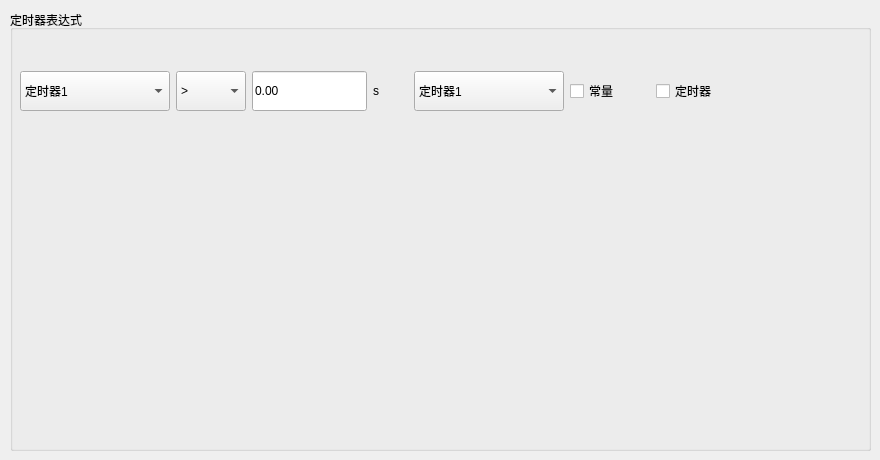
   <widget class="QWidget" name="tabTimer">
    <attribute name="title">
     <string>定时器</string>
    </attribute>
    <widget class="QGroupBox" name="groupBox_2">
     <property name="geometry">
      <rect>
       <x>10</x>
       <y>10</y>
       <width>861</width>
       <height>441</height>
      </rect>
     </property>
     <property name="title">
      <string>定时器表达式</string>
     </property>
     <widget class="QWidget" name="layoutWidget">
      <property name="geometry">
       <rect>
        <x>10</x>
        <y>60</y>
        <width>791</width>
        <height>42</height>
       </rect>
      </property>
      <layout class="QHBoxLayout" name="horizontalLayout_2">
       <item>
        <widget class="QComboBox" name="coboxTimerPreOp">
         <property name="minimumSize">
          <size>
           <width>150</width>
           <height>40</height>
          </size>
         </property>
         <property name="maximumSize">
          <size>
           <width>16777215</width>
           <height>40</height>
          </size>
         </property>
         <item>
          <property name="text">
           <string>定时器1</string>
          </property>
         </item>
         <item>
          <property name="text">
           <string>定时器2</string>
          </property>
         </item>
         <item>
          <property name="text">
           <string>定时器3</string>
          </property>
         </item>
         <item>
          <property name="text">
           <string>定时器4</string>
          </property>
         </item>
         <item>
          <property name="text">
           <string>定时器5</string>
          </property>
         </item>
         <item>
          <property name="text">
           <string>定时器6</string>
          </property>
         </item>
         <item>
          <property name="text">
           <string>定时器7</string>
          </property>
         </item>
         <item>
          <property name="text">
           <string>定时器8</string>
          </property>
         </item>
        </widget>
       </item>
       <item>
        <widget class="QComboBox" name="coboxTimerOperand">
         <property name="minimumSize">
          <size>
           <width>70</width>
           <height>40</height>
          </size>
         </property>
         <property name="maximumSize">
          <size>
           <width>16777215</width>
           <height>40</height>
          </size>
         </property>
         <item>
          <property name="text">
           <string>&gt;</string>
          </property>
         </item>
         <item>
          <property name="text">
           <string>&lt;</string>
          </property>
         </item>
         <item>
          <property name="text">
           <string>≥</string>
          </property>
         </item>
         <item>
          <property name="text">
           <string>≤</string>
          </property>
         </item>
         <item>
          <property name="text">
           <string>≠</string>
          </property>
         </item>
         <item>
          <property name="text">
           <string>==</string>
          </property>
         </item>
        </widget>
       </item>
       <item>
        <widget class="NumberEdit" name="editTimerPostOp">
         <property name="minimumSize">
          <size>
           <width>115</width>
           <height>40</height>
          </size>
         </property>
         <property name="maximumSize">
          <size>
           <width>115</width>
           <height>40</height>
          </size>
         </property>
         <property name="text">
          <string>0.00</string>
         </property>
        </widget>
       </item>
       <item>
        <widget class="QLabel" name="labTimerUnit">
         <property name="minimumSize">
          <size>
           <width>35</width>
           <height>40</height>
          </size>
         </property>
         <property name="text">
          <string>s</string>
         </property>
        </widget>
       </item>
       <item>
        <widget class="QComboBox" name="coboxTimerPostOp">
         <property name="minimumSize">
          <size>
           <width>150</width>
           <height>40</height>
          </size>
         </property>
         <property name="maximumSize">
          <size>
           <width>16777215</width>
           <height>40</height>
          </size>
         </property>
         <item>
          <property name="text">
           <string>定时器1</string>
          </property>
         </item>
         <item>
          <property name="text">
           <string>定时器2</string>
          </property>
         </item>
         <item>
          <property name="text">
           <string>定时器3</string>
          </property>
         </item>
         <item>
          <property name="text">
           <string>定时器4</string>
          </property>
         </item>
         <item>
          <property name="text">
           <string>定时器5</string>
          </property>
         </item>
         <item>
          <property name="text">
           <string>定时器6</string>
          </property>
         </item>
         <item>
          <property name="text">
           <string>定时器7</string>
          </property>
         </item>
         <item>
          <property name="text">
           <string>定时器8</string>
          </property>
         </item>
        </widget>
       </item>
       <item>
        <widget class="QCheckBox" name="chboxConstantTimer">
         <property name="minimumSize">
          <size>
           <width>80</width>
           <height>40</height>
          </size>
         </property>
         <property name="text">
          <string>常量</string>
         </property>
         <property name="autoExclusive">
          <bool>true</bool>
         </property>
        </widget>
       </item>
       <item>
        <widget class="QCheckBox" name="chboxTimerTimer">
         <property name="minimumSize">
          <size>
           <width>80</width>
           <height>40</height>
          </size>
         </property>
         <property name="text">
          <string>定时器</string>
         </property>
         <property name="autoExclusive">
          <bool>true</bool>
         </property>
        </widget>
       </item>
       <item>
        <spacer name="horizontalSpacer">
         <property name="orientation">
          <enum>Qt::Horizontal</enum>
         </property>
         <property name="sizeHint" stdset="0">
          <size>
           <width>40</width>
           <height>20</height>
          </size>
         </property>
        </spacer>
       </item>
      </layout>
     </widget>
    </widget>
   </widget>
